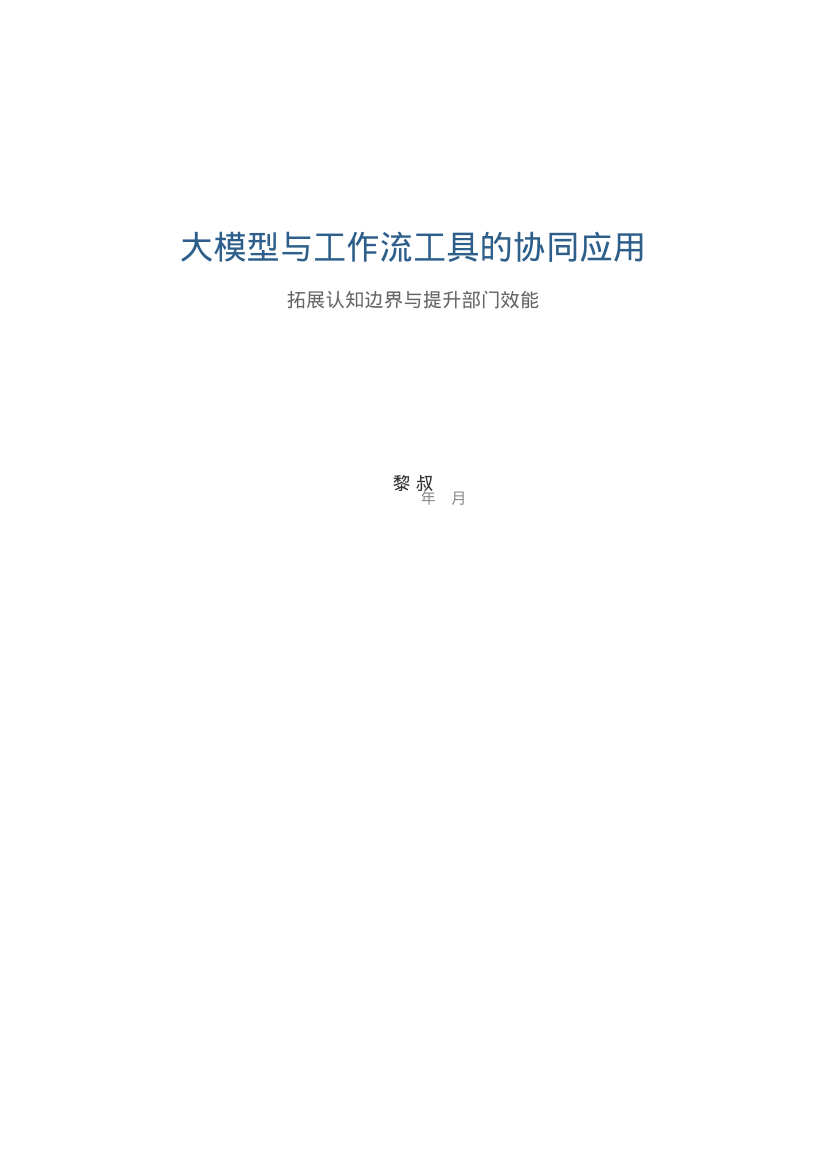

Write Python code to recreate this figure.
#!/usr/bin/env python3
# -*- coding: utf-8 -*-
"""生成中文发言稿PDF - 使用reportlab + 中文字体"""

import os
from reportlab.lib.pagesizes import A4
from reportlab.lib.styles import ParagraphStyle
from reportlab.lib.units import cm
from reportlab.platypus import SimpleDocTemplate, Paragraph, Spacer, PageBreak
from reportlab.pdfbase import pdfmetrics
from reportlab.pdfbase.ttfonts import TTFont
from reportlab.lib.enums import TA_JUSTIFY, TA_LEFT, TA_CENTER
from reportlab.pdfgen import canvas

# Register Chinese font
FONT_PATH = '/usr/share/fonts/truetype/droid/DroidSansFallbackFull.ttf'
pdfmetrics.registerFont(TTFont('DroidSans', FONT_PATH))

OUTPUT = '/home/uncleclaw/.openclaw/workspace/WM/speech.pdf'

# Colors
DARK_BLUE = '#2D5F8A'
LIGHT_GRAY = '#F5F5F5'

class NumberedCanvas(canvas.Canvas):
    def __init__(self, *args, **kwargs):
        canvas.Canvas.__init__(self, *args, **kwargs)
        self._saved_page_states = []

    def showPage(self):
        self._saved_page_states.append(dict(self.__dict__))
        self._startPage()

    def save(self):
        num_pages = len(self._saved_page_states)
        for state in self._saved_page_states:
            self.__dict__.update(state)
            self.draw_page_number(num_pages)
            canvas.Canvas.showPage(self)
        canvas.Canvas.save(self)

    def draw_page_number(self, page_count):
        self.setFont('DroidSans', 9)
        self.setFillColor('#666666')
        self.drawRightString(A4[0] - 2*cm, 1.5*cm, f'{self._pageNumber} / {page_count}')

def build_pdf():
    doc = SimpleDocTemplate(
        OUTPUT,
        pagesize=A4,
        leftMargin=2.5*cm,
        rightMargin=2.5*cm,
        topMargin=2.5*cm,
        bottomMargin=2.5*cm,
        title='大模型与工作流工具的协同应用'
    )

    # Define styles
    styles = {
        'title': ParagraphStyle(
            'Title',
            fontName='DroidSans',
            fontSize=24,
            leading=30,
            textColor='#2D5F8A',
            spaceAfter=6,
            alignment=TA_CENTER,
        ),
        'subtitle': ParagraphStyle(
            'Subtitle',
            fontName='DroidSans',
            fontSize=14,
            leading=20,
            textColor='#666666',
            spaceAfter=30,
            alignment=TA_CENTER,
        ),
        'h1': ParagraphStyle(
            'H1',
            fontName='DroidSans',
            fontSize=16,
            leading=22,
            textColor='#2D5F8A',
            spaceBefore=20,
            spaceAfter=10,
        ),
        'h2': ParagraphStyle(
            'H2',
            fontName='DroidSans',
            fontSize=13,
            leading=18,
            textColor='#333333',
            spaceBefore=14,
            spaceAfter=8,
        ),
        'body': ParagraphStyle(
            'Body',
            fontName='DroidSans',
            fontSize=11,
            leading=18,
            textColor='#1A1A1A',
            spaceAfter=8,
            alignment=TA_JUSTIFY,
        ),
        'numbered': ParagraphStyle(
            'Numbered',
            fontName='DroidSans',
            fontSize=11,
            leading=18,
            textColor='#1A1A1A',
            spaceAfter=8,
            leftIndent=20,
            alignment=TA_JUSTIFY,
        ),
        'bullet': ParagraphStyle(
            'Bullet',
            fontName='DroidSans',
            fontSize=11,
            leading=18,
            textColor='#1A1A1A',
            spaceAfter=8,
            leftIndent=20,
            alignment=TA_JUSTIFY,
        ),
        'salutation': ParagraphStyle(
            'Salutation',
            fontName='DroidSans',
            fontSize=12,
            leading=18,
            textColor='#1A1A1A',
            spaceAfter=10,
        ),
    }

    story = []

    # ===== 封面页 =====
    story.append(Spacer(1, 3*cm))
    story.append(Paragraph('大模型与工作流工具的协同应用', styles['title']))
    story.append(Spacer(1, 0.3*cm))
    story.append(Paragraph('拓展认知边界与提升部门效能', styles['subtitle']))
    story.append(Spacer(1, 1.5*cm))

    # 封面装饰线
    story.append(Paragraph(f'<font color="{DARK_BLUE}">━━━━━━━━━━━━━━━━━━━━━━━━━━━━━</font>', ParagraphStyle('line', fontName='DroidSans', fontSize=10, alignment=TA_CENTER)))
    story.append(Spacer(1, 1*cm))
    story.append(Paragraph('黎 叔', ParagraphStyle('author', fontName='DroidSans', fontSize=13, textColor='#333333', alignment=TA_CENTER)))
    story.append(Paragraph('2026年4月', ParagraphStyle('date', fontName='DroidSans', fontSize=11, textColor='#888888', alignment=TA_CENTER)))
    story.append(PageBreak())

    # ===== 正文页 =====
    story.append(Paragraph('各位同事：', styles['salutation']))
    story.append(Paragraph('今天想和大家探讨一下大模型与AI工具在实际工作中如何具体使用。要理解这一点，我们首先需要把当前的AI应用在功能逻辑上做一个区分：大模型与基于大模型的工作流工具，二者在定位和用法上是截然不同的。', styles['body']))
    story.append(Paragraph('为了方便理解，我以大家比较熟悉的「元宝」和「openclaw/虾」为例做一个对比分析。', styles['body']))
    story.append(Spacer(1, 0.3*cm))

    # 第一部分
    story.append(Paragraph('<b>一、大模型的核心价值：作为「思维外脑」，拓展认知边界</b>', styles['h1']))
    story.append(Paragraph('大模型（如元宝）的核心作用不在于执行具体的动作，而在于辅助思考与创意生成。', styles['body']))
    story.append(Paragraph('我们每个人的认知范围、学习速度都是有限的，存在明确的边界。但大模型通过整合全球海量知识，能够快速打破这种局限。它的价值体现在两个维度：', styles['body']))
    story.append(Paragraph('<b>1. 辅助决策与问题探讨：</b>当我们遇到未曾涉猎过的领域，或者需要对复杂问题进行推演时，大模型可以作为一个即时的讨论对象。它能帮助我们快速了解陌生概念，拓展视野，让我们在面对技术难题或新业务时不再束手无策。', styles['numbered']))
    story.append(Paragraph('<b>2. 替代专业生产力，降低协作成本：</b>以最近推出的GPT-4o图像生成功能为例，其出图质量已非常接近高级设计师团队的水准。过去我们需要联络兄弟部门、协调设计资源才能完成的宣传画、示意图，现在可以通过大模型快速生成。这不仅提升了沟通效率，也让我们在与政府部门、周边部门对接时，拥有了更直观、更高效的沟通载体。', styles['numbered']))
    story.append(Spacer(1, 0.3*cm))

    # 第二部分
    story.append(Paragraph('<b>二、工作流工具的价值：从「单次调用」到「系统化部署」</b>', styles['h1']))
    story.append(Paragraph('如果说大模型是大脑，那么像「openclaw」这类基于大模型的工作流工具，则是我们的自动化神经传导系统。这里需要明确一个关键局限：工作流本身并不能提升大模型的智力水平，它不会让模型变得更聪明。', styles['body']))
    story.append(Paragraph('但它解决了三个大模型单打独斗时无法解决的问题：', styles['body']))
    story.append(Paragraph('<b>1. 定时触发与无人值守：</b>大模型需要人手一次次去调用，而工作流可以定时。无论是监控政府动向、行业动态，只要Token预算允许，我们可以设定每小时甚至每天定时抓取、分析。', styles['numbered']))
    story.append(Paragraph('<b>2. 批量化复制与并发监控：</b>借助工作流，我们相当于把「一个人+一个大模型」的组合，复制成了「10个甚至100个大模型助理」。它可以同时监控10个部门的动向、10个行业的报告，这种并发处理能力是人工无法比拟的。', styles['numbered']))
    story.append(Paragraph('<b>3. 自动整理与知识沉淀（落盘）：</b>这是最关键的一步。工作流具备操作硬盘、读写文件的能力。它能把每次定时抓取的结果自动生成文件，存放在指定的路径，甚至可以进一步对海量碎片信息进行归纳、提炼。', styles['numbered']))
    story.append(Spacer(1, 0.3*cm))

    # 第三部分
    story.append(Paragraph('<b>三、结合部门KPI：如何实现工作流的嵌入与落地</b>', styles['h1']))
    story.append(Paragraph('结合我们部门的实际工作，我们作为非纯技术部门，KPI的核心在于：对内服务好技术部门，对外服务好客户。', styles['body']))
    story.append(Paragraph('• <b>对内服务：</b>我们对接的技术端口多、知识更新快，个人学习速度很难跟上。有了大模型辅助，我们可以快速理解技术要点；而有了工作流工具，我们甚至可以搭建一个自动维护的部门知识库。每天收集的行业报告、政策文件，通过工作流自动清洗、归类、落盘，形成我们部门专属的、实时更新的信息资产。', styles['bullet']))
    story.append(Paragraph('• <b>对外服务：</b>我们可以将信息收集、动态报告生成等工作自动化。这就相当于我们部门聘请了一位不知疲倦的自动小秘书，它负责盯盘、收集、整理、归档，而我们则可以把精力集中在更高价值的分析判断与客户沟通上。', styles['bullet']))
    story.append(Spacer(1, 0.3*cm))

    # 总结
    story.append(Paragraph('<b>总结</b>', styles['h1']))
    story.append(Paragraph('openclaw这类工具与传统的、单一的AI助手的区别在于：它通过工作流的形式，将AI能力从「0到1的演示」变成了「1到10、10到100的自动化落地」。', styles['body']))
    story.append(Paragraph('关于具体的嵌入实施，这确实需要后续与兄弟技术部门协同配合。但我们可以构想这样一个场景：一旦Workflow或openclaw完成信息的抓取与分析，数据便自动流向我们的部门知识库完成存储。届时，我们将真正拥有一套自动感知、自动整理、自动沉淀的底层能力系统。', styles['body']))
    story.append(Spacer(1, 0.5*cm))
    story.append(Paragraph('以上是我的一些思考，谢谢大家。', styles['body']))

    doc.build(story, canvasmaker=NumberedCanvas)
    print(f'PDF created: {OUTPUT}')

if __name__ == '__main__':
    build_pdf()
